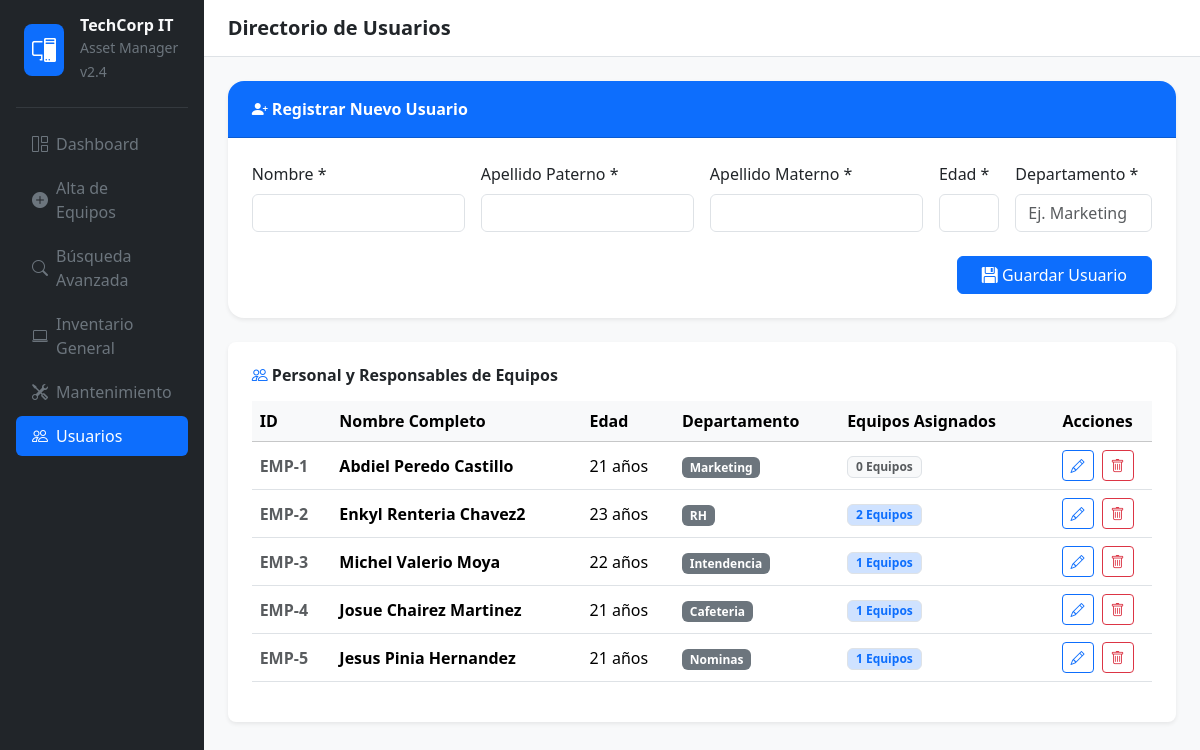
The page /usuarios on the database as committed earlier.
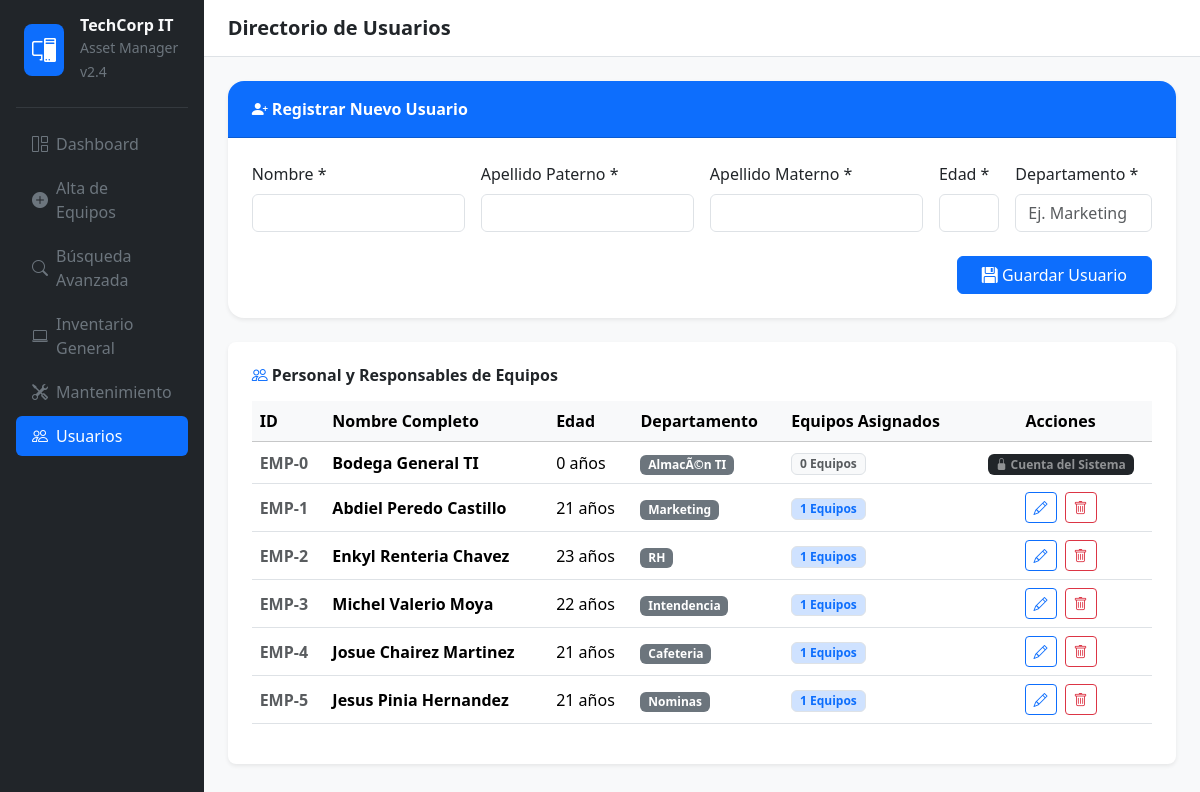
The same page on the database as committed later.
### tables this page shows
CREATE TABLE "Usuario" (
	"id_usuario"	INTEGER NOT NULL,
	"nombre"	TEXT NOT NULL,
	"apellido_paterno"	TEXT NOT NULL,
	"apellido_materno"	TEXT NOT NULL,
	"edad"	INTEGER NOT NULL,
	"departamento"	TEXT NOT NULL,
	PRIMARY KEY("id_usuario")
);

### app.py (the view)
@app.route('/usuarios')
@app.route('/usuarios/editar/<int:id_usuario>')
def usuarios(id_usuario=None):
    conn = get_db_connection()
    lista_usuarios = conn.execute('''
        SELECT u.*, COUNT(s.id_stock) as total_equipos
        FROM Usuario u
        LEFT JOIN Stock s ON u.id_usuario = s.id_usuario
        GROUP BY u.id_usuario
    ''').fetchall()
    usuario_edit = None
    if id_usuario:
        usuario_edit = conn.execute('SELECT * FROM Usuario WHERE id_usuario = ?', (id_usuario,)).fetchone()
    conn.close()
    return render_template('usuarios.html', usuarios=lista_usuarios, usuario_edit=usuario_edit, active_page='usuarios')

### app.py (called while the page is built)
def get_db_connection():
    conn = sqlite3.connect(DB_PATH)
    conn.row_factory = sqlite3.Row
    return conn

### templates/usuarios.html (shortened to what the changed rows need)
{% extends 'base.html' %}
{% block content %}
<div class="card border-0 shadow-sm rounded-3 p-4">
  <div class="table-responsive">
    <table class="table table-hover align-middle">
      <thead class="table-light">
        <tr>
          <th>ID</th>
          <th>Nombre Completo</th>
          <th>Edad</th>
          <th>Departamento</th>
          <th>Equipos Asignados</th>
          <th class="text-center">Acciones</th>
        </tr>
      </thead>
      <tbody>
        {% for usuario in usuarios %}
        <tr>
          <td class="fw-bold text-muted">EMP-{{ usuario.id_usuario }}</td>
          <td class="fw-bold">{{ usuario.nombre }} {{ usuario.apellido_paterno }} {{ usuario.apellido_materno }}</td>
          <td>{{ usuario.edad }} años</td>
          <td><span class="badge bg-secondary">{{ usuario.departamento }}</span></td>
          <td>
            <span class="badge {% if usuario.total_equipos > 0 %}bg-primary-subtle text-primary{% else %}bg-light text-muted{% endif %} border">
              {{ usuario.total_equipos }} Equipos
            </span>
          </td>
          <td class="text-center">
            {% if usuario.id_usuario == 0 %}
              <span class="badge bg-dark text-white-50"><i class="bi bi-lock-fill"></i> Cuenta del Sistema</span>
            {% else %}
              <div class="d-flex gap-2 justify-content-center">
                <a href="/usuarios/editar/{{ usuario.id_usuario }}" class="btn btn-sm btn-outline-primary" title="Editar">
                  <i class="bi bi-pencil"></i>
                </a>
                <form action="/eliminar_usuario/{{ usuario.id_usuario }}" method="POST" onsubmit="return confirm('¿Eliminar al usuario {{ usuario.nombre }}? \n\nNota: Si tiene equipos asignados, se recomienda reasignarlos a otra persona primero.');">
                  <button type="submit" class="btn btn-sm btn-outline-danger" title="Eliminar">
                    <i class="bi bi-trash"></i>
                  </button>
                </form>
              </div>
            {% endif %}
          </td>
        </tr>
        {% else %}
        <tr>
          <td colspan="6" class="text-center text-muted py-4">No hay usuarios registrados.</td>
        </tr>
        {% endfor %}
      </tbody>
    </table>
  </div>
</div>
{% endblock %}

Rows that differ between the two databases and show on the page:
added Usuario: id_usuario "0", nombre "Bodega", apellido_paterno "General", apellido_materno "TI", edad "0", departamento "AlmacÃ©n TI", total_equipos "0", shows "Cuenta del Sistema"
computed for Usuario "Abdiel": total_equipos "0" → "1"
changed Usuario "Enkyl": apellido_materno "Chavez2" → "Chavez"; total_equipos "2" → "1"
